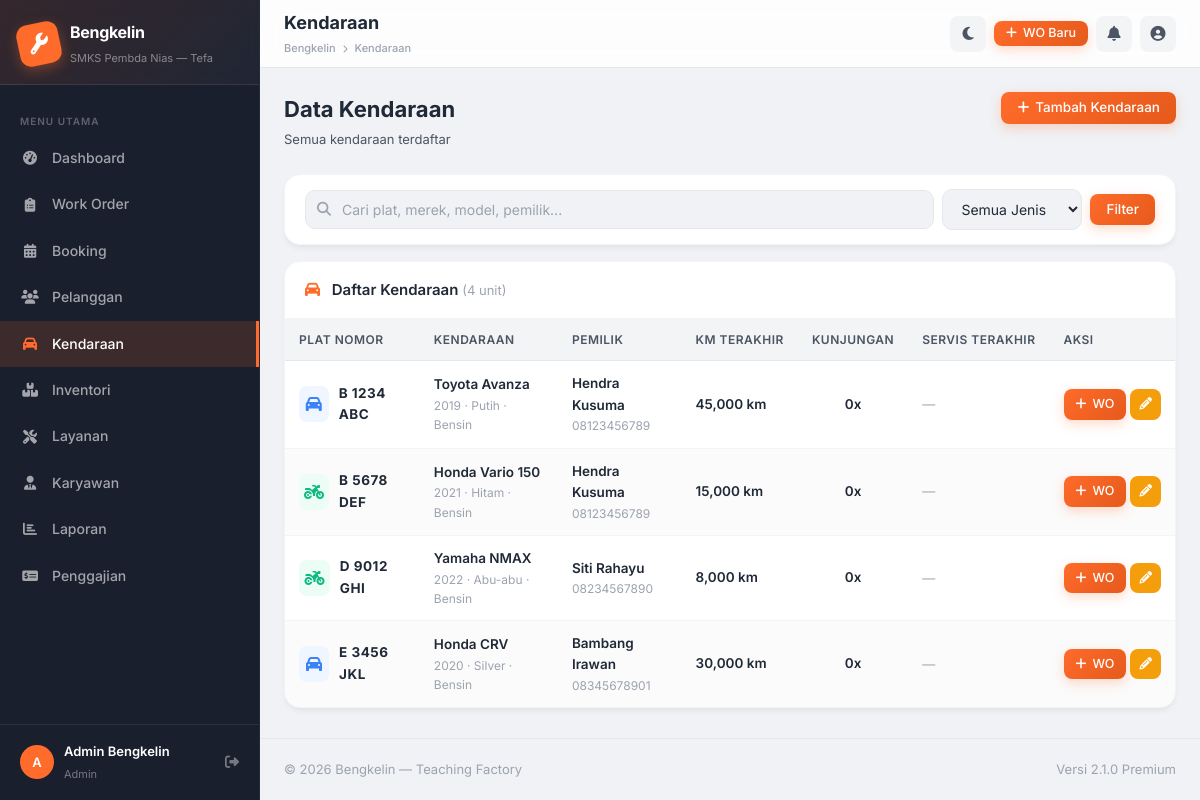
Screenshot of /pages/vehicles/index.php (signed in) with the database file from the repository.
### tables this page shows
CREATE TABLE `vehicles` (
  `id` int(11) NOT NULL AUTO_INCREMENT,
  `customer_id` int(11) NOT NULL,
  `plate_number` varchar(20) NOT NULL,
  `brand` varchar(50) NOT NULL,
  `model` varchar(50) NOT NULL,
  `year` int(4) DEFAULT NULL,
  `color` varchar(30) DEFAULT NULL,
  `type` enum('mobil','motor') NOT NULL,
  `vehicle_subtype` varchar(50) DEFAULT NULL,
  `km_current` int(11) DEFAULT 0,
  `km_last_service` int(11) DEFAULT 0,
  `fuel_type` enum('bensin','diesel','listrik') DEFAULT 'bensin',
  `notes` text DEFAULT NULL,
  `created_at` timestamp NOT NULL DEFAULT CURRENT_TIMESTAMP,
  PRIMARY KEY (`id`),
  FOREIGN KEY (`customer_id`) REFERENCES `customers`(`id`) ON DELETE CASCADE
);

CREATE TABLE `customers` (
  `id` int(11) NOT NULL AUTO_INCREMENT,
  `customer_code` varchar(20) NOT NULL,
  `name` varchar(100) NOT NULL,
  `phone` varchar(20) NOT NULL,
  `email` varchar(100) DEFAULT NULL,
  `address` text DEFAULT NULL,
  `loyalty_points` int(11) DEFAULT 0,
  `segment` enum('new','regular','vip') DEFAULT 'new',
  `notes` text DEFAULT NULL,
  `created_at` timestamp NOT NULL DEFAULT CURRENT_TIMESTAMP,
  `updated_at` timestamp NOT NULL DEFAULT CURRENT_TIMESTAMP ON UPDATE CURRENT_TIMESTAMP,
  PRIMARY KEY (`id`),
  UNIQUE KEY `customer_code` (`customer_code`)
);

### includes/auth.php (called while the page is built, shortened)
<?php
function paginate(int $total, int $perPage, int $current): array {
    $totalPages = max(1, (int) ceil($total / $perPage));
    $current = max(1, min($current, $totalPages));
    $offset = ($current - 1) * $perPage;
    return ['total' => $total, 'per_page' => $perPage, 'current' => $current, 'total_pages' => $totalPages, 'offset' => $offset];
}

### pages/vehicles/index.php (the view, shortened to what this page needs)
<?php
require_once __DIR__ . '/../../includes/auth.php';
$db = getDB();
$search     = trim($_GET['search'] ?? '');
$page       = max(1, (int)($_GET['page'] ?? 1));
$perPage    = 15;
$where  = ['1=1'];
$params = [];
$whereStr = implode(' AND ', $where);
$total = $db->prepare("SELECT COUNT(*) FROM vehicles v LEFT JOIN customers c ON v.customer_id=c.id WHERE {$whereStr}");
$total->execute($params);
$pg = paginate((int)$total->fetchColumn(), $perPage, $page);
$stmt = $db->prepare("
    SELECT v.*, c.name AS customer_name, c.phone AS customer_phone, c.id AS cust_id,
           (SELECT COUNT(*) FROM work_orders wo WHERE wo.vehicle_id = v.id) AS visit_count,
           (SELECT MAX(wo2.created_at) FROM work_orders wo2 WHERE wo2.vehicle_id = v.id) AS last_visit
    FROM vehicles v
    LEFT JOIN customers c ON v.customer_id = c.id
    WHERE {$whereStr}
    ORDER BY v.created_at DESC
    LIMIT {$pg['per_page']} OFFSET {$pg['offset']}
");
$stmt->execute($params);
$vehicles = $stmt->fetchAll();
$preCustomer = null;
include __DIR__ . '/../../includes/header.php';
?>
<div class="page-header">
  <div class="page-header-left">
    <h1>Data Kendaraan</h1>
    <p><?= $preCustomer ? 'Kendaraan milik ' . htmlspecialchars($preCustomer['name']) : 'Semua kendaraan terdaftar' ?></p>
  </div>
  <div class="page-header-right">
    <button class="btn btn-primary" onclick="App.openModal('modal-add-vehicle')"><i class="fas fa-plus"></i> Tambah Kendaraan</button>
  </div>
</div>
<div class="card mb-16">
  <div class="card-body" style="padding:14px 20px">
    <form method="GET" class="d-flex gap-8 align-center flex-wrap">
      <div class="search-box" style="flex:1;min-width:200px">
        <input type="text" name="search" class="form-control" placeholder="Cari plat, merek, model, pemilik..." value="<?= htmlspecialchars($search) ?>">
      </div>
      <select name="type" class="form-control" style="width:140px">
        <option value="">Semua Jenis</option>
      </select>
      <button type="submit" class="btn btn-primary">Filter</button>
    </form>
  </div>
</div>
<div class="card">
  <div class="card-header">
    <div class="card-header-title">
      <i class="fas fa-car" style="color:var(--primary);margin-right:8px"></i>
      Daftar Kendaraan <span style="color:var(--text-muted);font-weight:400;font-size:13px">(<?= $pg['total'] ?> unit)</span>
    </div>
  </div>
  <div class="table-responsive">
    <table class="table">
      <thead>
        <tr>
          <th>Plat Nomor</th>
          <th>Kendaraan</th>
          <th>Pemilik</th>
          <th>Km Terakhir</th>
          <th>Kunjungan</th>
          <th>Servis Terakhir</th>
          <th>Aksi</th>
        </tr>
      </thead>
      <tbody>
        <?php if (empty($vehicles)): ?>
        <tr><td colspan="7"><div class="empty-state"><i class="fas fa-car"></i><h3>Belum ada kendaraan</h3><p>Tambahkan kendaraan baru</p></div></td></tr>
        <?php else: foreach ($vehicles as $v): ?>
        <tr>
          <td>
            <div style="display:flex;align-items:center;gap:10px">
              <div style="width:36px;height:36px;border-radius:8px;background:<?= $v['type']==='mobil'?'var(--info-bg)':'var(--success-bg)' ?>;display:flex;align-items:center;justify-content:center;color:<?= $v['type']==='mobil'?'var(--info)':'var(--success)' ?>;font-size:16px">
                <i class="fas <?= $v['type']==='mobil'?'fa-car':'fa-motorcycle' ?>"></i>
              </div>
              <span style="font-weight:700;letter-spacing:.5px"><?= $v['plate_number'] ?></span>
            </div>
          </td>
          <td>
            <div style="font-weight:600"><?= htmlspecialchars($v['brand'] . ' ' . $v['model']) ?></div>
            <div style="font-size:12px;color:var(--text-muted)"><?= $v['year'] ?> · <?= $v['color'] ?> · <?= ucfirst($v['fuel_type']) ?></div>
          </td>
          <td>
            <a href="<?= BASE_URL ?>/pages/customers/view.php?id=<?= $v['cust_id'] ?>" style="font-weight:600;color:var(--text-primary);text-decoration:none">
              <?= htmlspecialchars($v['customer_name']) ?>
            </a>
            <div style="font-size:12px;color:var(--text-muted)"><?= $v['customer_phone'] ?></div>
          </td>
          <td style="font-weight:600"><?= number_format($v['km_current']) ?> km</td>
          <td style="text-align:center"><span style="font-weight:600"><?= $v['visit_count'] ?>x</span></td>
          <td style="font-size:13px;color:var(--text-muted)"><?= $v['last_visit'] ? date('d M Y', strtotime($v['last_visit'])) : '—' ?></td>
          <td>
            <div class="table-actions">
              <a href="<?= BASE_URL ?>/pages/work-orders/create.php?vehicle_id=<?= $v['id'] ?>&customer_id=<?= $v['cust_id'] ?>" class="btn btn-primary btn-sm" title="Buat WO">
                <i class="fas fa-plus"></i> WO
              </a>
              <button class="btn btn-warning btn-sm btn-icon" title="Edit" onclick="editVehicle(<?= htmlspecialchars(json_encode($v)) ?>)"><i class="fas fa-pencil-alt"></i></button>
            </div>
          </td>
        </tr>
        <?php endforeach; endif; ?>
      </tbody>
    </table>
  </div>
</div>
<?php include __DIR__ . '/../../includes/footer.php'; ?>

### assets/css/style.css (style rules this page uses)
:root { --primary: #FF6B2B; --primary-dark: #E55A1B; --primary-light: #FF8C54; --primary-bg: #FFF4EF; --secondary: #1A1F2E; --accent: #F59E0B; --bg: #F0F2F5; --sidebar-bg: #1A1F2E; --sidebar-width: 260px; --header-height: 68px; --card-bg: #FFFFFF; --card-shadow: 0 4px 6px -1px rgba(0, 0, 0, 0.05), 0 2px 4px -1px rgba(0, 0, 0, 0.03); --card-hover-shadow: 0 20px 25px -5px rgba(0, 0, 0, 0.1), 0 10px 10px -5px rgba(0, 0, 0, 0.04); --card-radius: 16px; --text-primary: #1F2937; --text-secondary: #4B5563; --text-muted: #9CA3AF; --border: #E5E7EB; --border-light: #F3F4F6; --success: #10B981; --warning: #F59E0B; --danger: #EF4444; --info: #3B82F6; --success-bg: #ECFDF5; --warning-bg: #FFFBEB; --danger-bg: #FEF2F2; --info-bg: #EFF6FF; --transition: all .25s cubic-bezier(0.4, 0, 0.2, 1); --transition-slow: all .4s cubic-bezier(0.4, 0, 0.2, 1); }
body { font-family: 'Inter', -apple-system, BlinkMacSystemFont, sans-serif; background: var(--bg); color: var(--text-primary); line-height: 1.6; min-height: 100vh; overflow-x: hidden; transition: background 0.3s ease, color 0.3s ease; }
*, *::before, *::after { box-sizing: border-box; margin: 0; padding: 0; }
html { font-size: 14px; }
body { font-family: 'Inter', -apple-system, BlinkMacSystemFont, sans-serif; background: var(--bg); color: var(--text-primary); line-height: 1.6; min-height: 100vh; overflow-x: hidden; }
.page-header { display: flex; align-items: flex-start; justify-content: space-between; margin-bottom: 24px; gap: 16px; flex-wrap: wrap; }
.page-header-left h1 { font-size: 22px; font-weight: 700; color: var(--text-primary); margin-bottom: 2px; }
.page-header-left p { color: var(--text-secondary); font-size: 13px; }
.page-header-right { display: flex; gap: 8px; flex-wrap: wrap; }
.card { background: var(--card-bg); border-radius: var(--card-radius); box-shadow: var(--card-shadow); overflow: hidden; animation: fadeInUp .4s ease both; transition: var(--transition); border: 1px solid var(--border-light); }
.card-header { padding: 16px 20px; border-bottom: 1px solid var(--border-light); display: flex; align-items: center; justify-content: space-between; gap: 12px; }
.card-header-title { font-size: 15px; font-weight: 600; }
.card-body { padding: 20px; }
.btn { display: inline-flex; align-items: center; gap: 6px; padding: 9px 16px; border-radius: 8px; font-size: 13.5px; font-weight: 500; font-family: inherit; cursor: pointer; border: none; text-decoration: none; transition: var(--transition); white-space: nowrap; line-height: 1; }
.btn-sm { padding: 6px 12px; font-size: 12.5px; }
.btn-icon { padding: 9px; }
.btn-primary { background: linear-gradient(135deg, var(--primary), var(--primary-dark)); color: #fff; box-shadow: 0 4px 12px rgba(255,107,43,0.25); border: none; }
.btn-warning { background: var(--warning); color: #fff; }
.table-responsive { overflow-x: auto; }
.table { width: 100%; border-collapse: collapse; font-size: 13.5px; }
.table th { background: var(--border-light); padding: 11px 14px; text-align: left; font-weight: 600; color: var(--text-secondary); font-size: 12px; text-transform: uppercase; letter-spacing: .5px; white-space: nowrap; border-bottom: 1px solid var(--border); position: sticky; top: 0; z-index: 5; }
.table td { padding: 12px 14px; border-bottom: 1px solid var(--border-light); color: var(--text-primary); vertical-align: middle; transition: background .15s; }
.table tbody tr:nth-child(even) td { background: rgba(0,0,0,.015); }
.table tbody tr:last-child td { border-bottom: none; }
.table-actions { display: flex; gap: 4px; }
.form-control { width: 100%; padding: 10px 14px; background: var(--bg); border: 1px solid var(--border); border-radius: 10px; font-size: 14px; font-family: inherit; color: var(--text-primary); transition: var(--transition); outline: none; }
.form-control::placeholder { color: var(--text-muted); }
select.form-control { cursor: pointer; }
.search-box { position: relative; }
.search-box .form-control { padding-left: 36px; }
.gap-8 { gap: 8px; }
.mb-16 { margin-bottom: 16px; }
.d-flex { display: flex; }
.align-center { align-items: center; }
.flex-wrap { flex-wrap: wrap; }

### rows the page displays
vehicles: plate_number "B 1234 ABC", brand+model "Toyota Avanza", year "2019", color "Putih", fuel_type "Bensin", customer.name "Hendra Kusuma", customer.phone "08123456789", km_current "45,000", visit_count "0"
vehicles: plate_number "B 5678 DEF", brand+model "Honda Vario 150", year "2021", color "Hitam", fuel_type "Bensin", customer.name "Hendra Kusuma", customer.phone "08123456789", km_current "15,000", visit_count "0"
vehicles: plate_number "D 9012 GHI", brand+model "Yamaha NMAX", year "2022", color "Abu-abu", fuel_type "Bensin", customer.name "Siti Rahayu", customer.phone "08234567890", km_current "8,000", visit_count "0"
vehicles: plate_number "E 3456 JKL", brand+model "Honda CRV", year "2020", color "Silver", fuel_type "Bensin", customer.name "Bambang Irawan", customer.phone "08345678901", km_current "30,000", visit_count "0"

### other values shown
$item['label'] "Dashboard"
$item['label'] "Work Order"
$item['label'] "Booking"
$item['label'] "Pelanggan"
$item['label'] "Kendaraan"
$item['label'] "Inventori"
$item['label'] "Layanan"
$item['label'] "Karyawan"
$item['label'] "Laporan"
$item['label'] "Penggajian"
substr($user['name'], 0, 1) "A"
$user['name'] "Admin Bengkelin"
$user['role'] "Admin"
$pageTitle "Kendaraan"
$title "Kendaraan"
